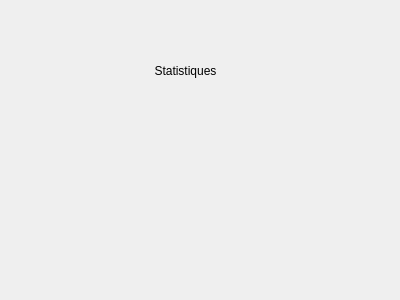
<?xml version="1.0" encoding="UTF-8"?>
<ui version="4.0">
 <class>StatisticsDialog</class>
 <widget class="QDialog" name="StatisticsDialog">
  <property name="geometry">
   <rect>
    <x>0</x>
    <y>0</y>
    <width>400</width>
    <height>300</height>
   </rect>
  </property>
  <property name="windowTitle">
   <string>Dialog</string>
  </property>
  <widget class="QLabel" name="label">
   <property name="geometry">
    <rect>
     <x>140</x>
     <y>60</y>
     <width>91</width>
     <height>21</height>
    </rect>
   </property>
   <property name="text">
    <string>Statistiques</string>
   </property>
   <property name="alignment">
    <set>Qt::AlignCenter</set>
   </property>
  </widget>
 </widget>
 <resources/>
 <connections/>
</ui>
